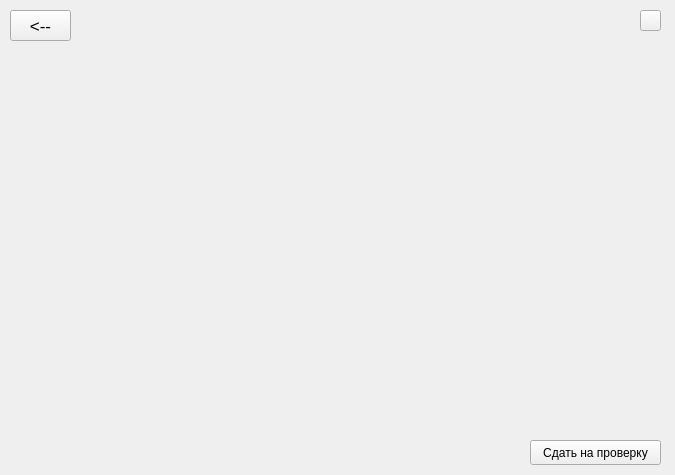
<?xml version="1.0" encoding="UTF-8"?>
<ui version="4.0">
 <class>Form</class>
 <widget class="QWidget" name="Form">
  <property name="geometry">
   <rect>
    <x>0</x>
    <y>0</y>
    <width>675</width>
    <height>475</height>
   </rect>
  </property>
  <property name="windowTitle">
   <string>Прохождение теста</string>
  </property>
  <widget class="QPushButton" name="return_btn">
   <property name="geometry">
    <rect>
     <x>10</x>
     <y>10</y>
     <width>61</width>
     <height>31</height>
    </rect>
   </property>
   <property name="font">
    <font>
     <pointsize>13</pointsize>
    </font>
   </property>
   <property name="text">
    <string>&lt;--</string>
   </property>
  </widget>
  <widget class="QPushButton" name="instruction_btn">
   <property name="geometry">
    <rect>
     <x>640</x>
     <y>10</y>
     <width>21</width>
     <height>21</height>
    </rect>
   </property>
   <property name="font">
    <font>
     <pointsize>8</pointsize>
    </font>
   </property>
   <property name="text">
    <string/>
   </property>
  </widget>
  <widget class="QPushButton" name="finish_test_btn">
   <property name="geometry">
    <rect>
     <x>530</x>
     <y>440</y>
     <width>131</width>
     <height>25</height>
    </rect>
   </property>
   <property name="text">
    <string>Сдать на проверку</string>
   </property>
  </widget>
 </widget>
 <resources/>
 <connections/>
</ui>
